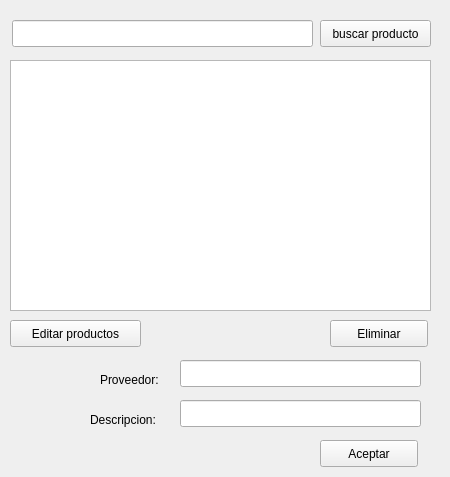
<?xml version="1.0" encoding="UTF-8"?>
<ui version="4.0">
 <class>Form</class>
 <widget class="QWidget" name="Form">
  <property name="geometry">
   <rect>
    <x>0</x>
    <y>0</y>
    <width>450</width>
    <height>477</height>
   </rect>
  </property>
  <property name="windowTitle">
   <string>Editar Compra</string>
  </property>
  <widget class="QTableView" name="tbl_compra">
   <property name="geometry">
    <rect>
     <x>10</x>
     <y>60</y>
     <width>421</width>
     <height>251</height>
    </rect>
   </property>
  </widget>
  <widget class="QLineEdit" name="line_proveedor">
   <property name="geometry">
    <rect>
     <x>180</x>
     <y>360</y>
     <width>241</width>
     <height>27</height>
    </rect>
   </property>
  </widget>
  <widget class="QLineEdit" name="line_descripcion">
   <property name="geometry">
    <rect>
     <x>180</x>
     <y>400</y>
     <width>241</width>
     <height>27</height>
    </rect>
   </property>
  </widget>
  <widget class="QLabel" name="label">
   <property name="geometry">
    <rect>
     <x>100</x>
     <y>370</y>
     <width>81</width>
     <height>20</height>
    </rect>
   </property>
   <property name="text">
    <string>Proveedor:</string>
   </property>
  </widget>
  <widget class="QLabel" name="label_2">
   <property name="geometry">
    <rect>
     <x>90</x>
     <y>410</y>
     <width>81</width>
     <height>20</height>
    </rect>
   </property>
   <property name="text">
    <string>Descripcion:</string>
   </property>
  </widget>
  <widget class="QPushButton" name="btn_editar_prod">
   <property name="geometry">
    <rect>
     <x>10</x>
     <y>320</y>
     <width>131</width>
     <height>27</height>
    </rect>
   </property>
   <property name="text">
    <string>Editar productos</string>
   </property>
  </widget>
  <widget class="QPushButton" name="btn_aceptar">
   <property name="geometry">
    <rect>
     <x>320</x>
     <y>440</y>
     <width>98</width>
     <height>27</height>
    </rect>
   </property>
   <property name="text">
    <string>Aceptar</string>
   </property>
  </widget>
  <widget class="QPushButton" name="btn_buscar">
   <property name="geometry">
    <rect>
     <x>320</x>
     <y>20</y>
     <width>111</width>
     <height>27</height>
    </rect>
   </property>
   <property name="text">
    <string>buscar producto</string>
   </property>
  </widget>
  <widget class="QLineEdit" name="line_buscar">
   <property name="geometry">
    <rect>
     <x>12</x>
     <y>20</y>
     <width>301</width>
     <height>27</height>
    </rect>
   </property>
  </widget>
  <widget class="QPushButton" name="btn_eliminar">
   <property name="geometry">
    <rect>
     <x>330</x>
     <y>320</y>
     <width>98</width>
     <height>27</height>
    </rect>
   </property>
   <property name="text">
    <string>Eliminar</string>
   </property>
  </widget>
 </widget>
 <resources/>
 <connections/>
</ui>
